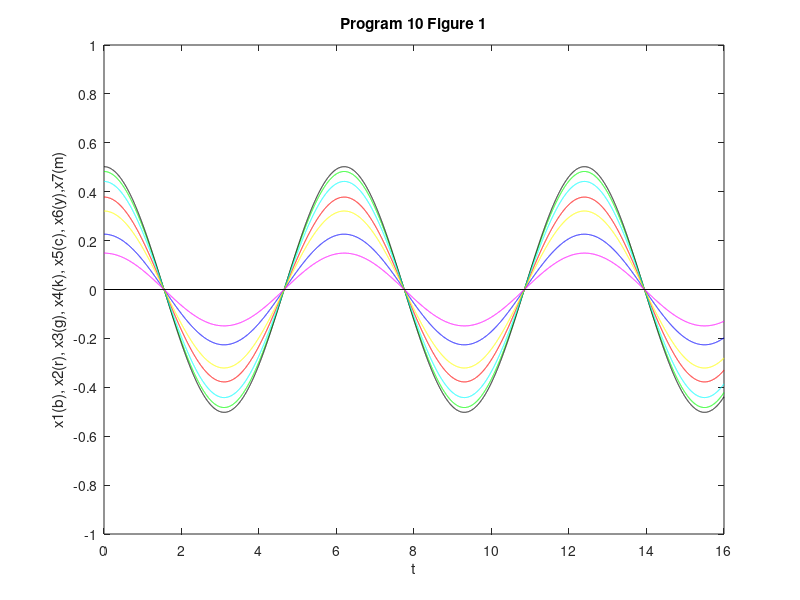
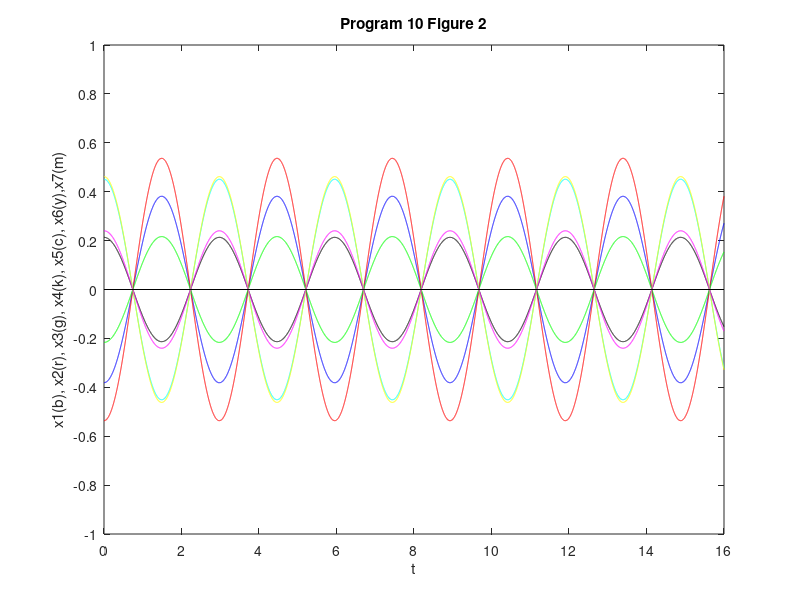
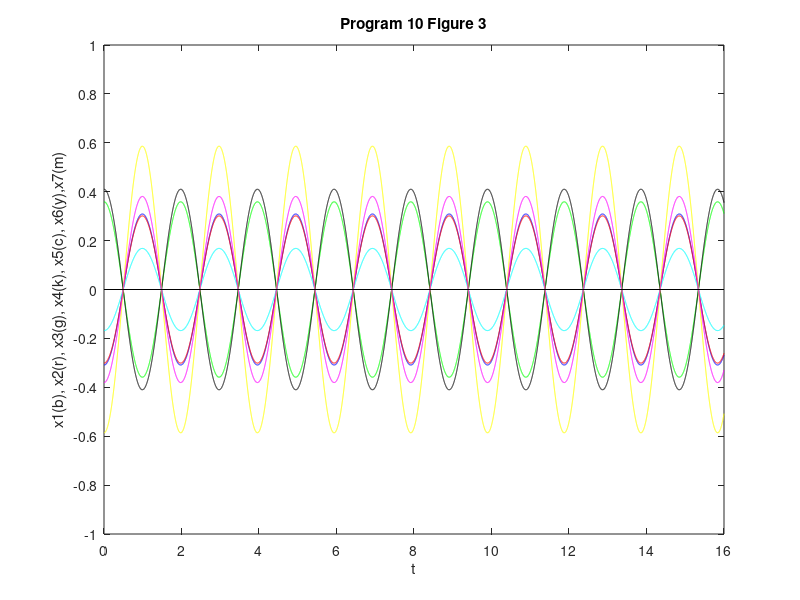
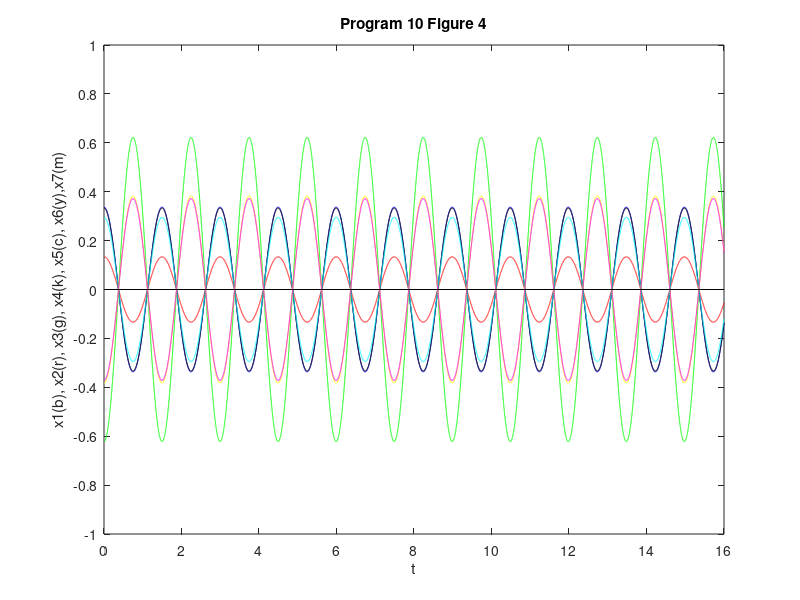

The MATLAB script that drew these images, in order:
%Brandon Walton
% CSC 2262 
% Spring 2023
% Program 10

format compact
clear, clc 

%Assigning Constants 
m1 = .4; k1 = 3.9;
m2 = .9; k2 = 5.2;
m3 = .7; k3 = 4.2;
m4 = .8; k4 = 4.7;
m5 = .6; k5 = 5.3;
m6 = .5; k6 = 4.9;
m7 = .3; k7 = 4.4;
k8 = 5.4;

%Declaring Matrix
A = [ -(k1+k2)/m1   k2/m1        0              0            0            0           0
      k2/m2         -(k2+k3)/m2  k3/m2          0            0            0           0
      0             k3/m3        -(k3+k4)/m3    k4/m3        0            0           0
      0             0            k4/m4          -(k4+k5)/m4  k5/m4        0           0
      0             0            0              k5/m5        -(k5+k6)/m5  k6/m5       0
      0             0            0              0            k6/m6        -(k6+k7)/m6 k7/m6
      0             0            0              0            0             k7/m7      -(k7+k8)/m7];
A = -A;
[eigvec, eigval] = eig(A);

%Configuring Graph
t = [0: 0.001: 16];
lineX = [0 16];
lineY = [0 0];
titles(1, :) = 'Program 10 Figure 1';
titles(2, :) = 'Program 10 Figure 2';
titles(3, :) = 'Program 10 Figure 3';
titles(4, :) = 'Program 10 Figure 4';
titles(5, :) = 'Program 10 Figure 5';
titles(6, :) = 'Program 10 Figure 6';
titles(7, :) = 'Program 10 Figure 7';

%Iterative loop for each figure
for k = 1:7
    w = sqrt(eigval(k,k));
    wt = w*t;
    c1 = eigvec(1, k);
    c2 = eigvec(2, k);
    c3 = eigvec(3, k);
    c4 = eigvec(4, k);
    c5 = eigvec(5, k);
    c6 = eigvec(6, k);
    c7 = eigvec(7, k);
    x1 = c1*cos(wt);
    x2 = c2*cos(wt);
    x3 = c3*cos(wt);
    x4 = c4*cos(wt);
    x5 = c5*cos(wt);
    x6 = c6*cos(wt);
    x7 = c7*cos(wt);
    figure(k);
    plot(t,x1,'b',t,x2,'r',t,x3,'g',t,x4,'k',t,x5,'c',t,x6,'y',t,x7,'m',lineX,lineY,'k');
    axis([0 16 -1 1]);
    set(gca,'xtick',0:2:16);
    set(gca,'ytick', -1:.2:1);
    xlabel('t');
    ylabel('x1(b), x2(r), x3(g), x4(k), x5(c), x6(y),x7(m)');
    title(titles(k,:));
end